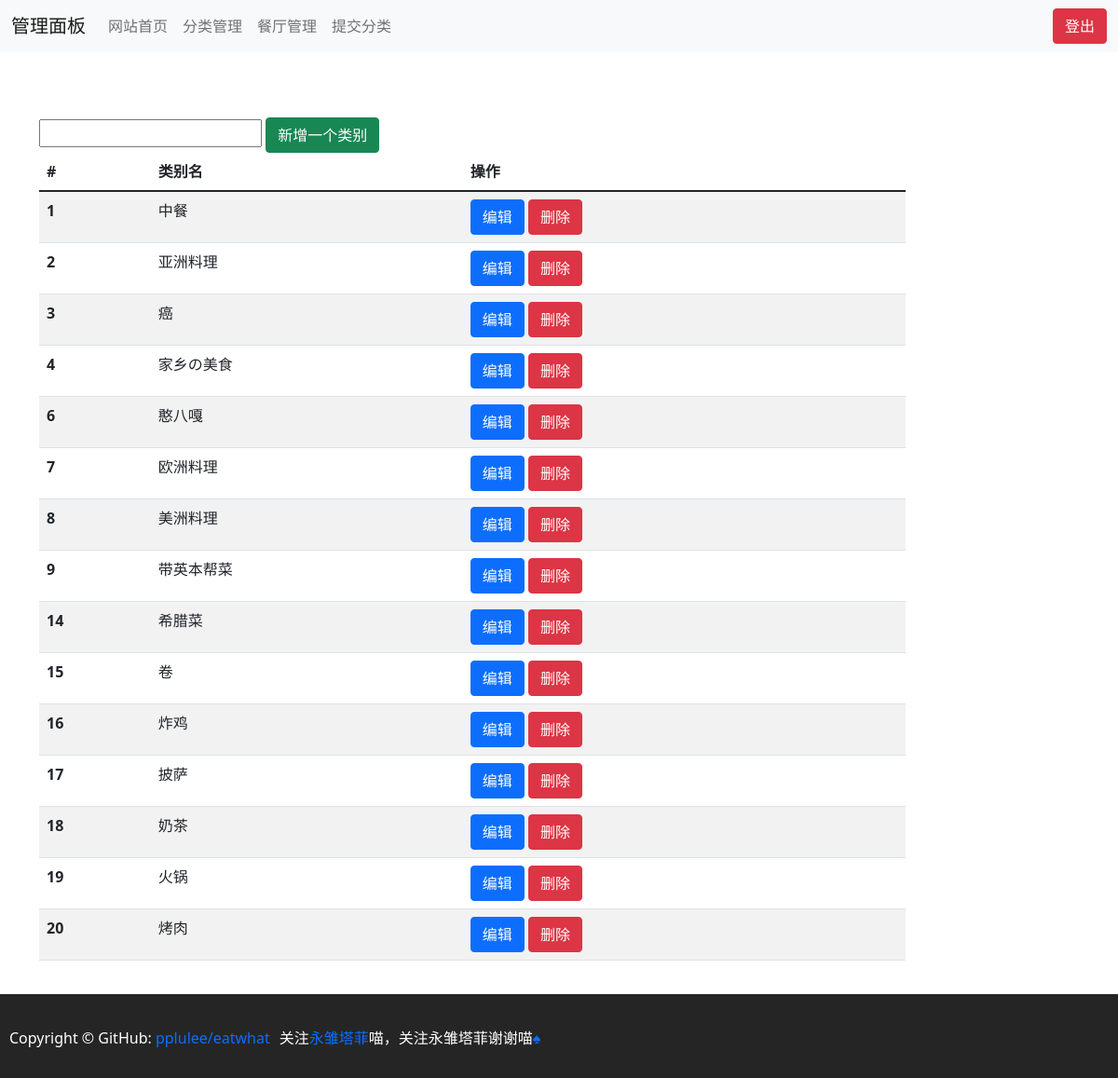
/admin/category.php (signed in), run on the app's committed database.
### tables this page shows
CREATE TABLE `category` (
  `id` tinyint(3) unsigned NOT NULL AUTO_INCREMENT,
  `name` text NOT NULL,
  PRIMARY KEY (`id`)
);

### admin/category.php (the view, shortened to what this page needs)
<?php
include("header.php");
?>
<head>
</head>
<body>
<div class="container" style="padding-top:70px; margin-bottom: 110px">
    <div class="col-md-10 center-block" style="float: none;">
        <div class="table-responsive">
            <form action="" method="post">
                <input type="text" name="category_name">
                <button type="submit" name="submit" class="btn btn-success">新增一个类别</button>
            </form>
            <table class="table table-striped">
                <thead>
                <tr>
                    <th scope="col">#</th>
                    <th scope="col">类别名</th>
                    <th scope="col">操作</th>
                </tr>
                </thead>
                <tbody>
                <?php
                $result = mysqli_query($conn, "SELECT id,name FROM category;");
                if (mysqli_num_rows($result) > 0) {
                    while ($row = mysqli_fetch_assoc($result)) {
                        echo "<tr><th scope='row'>{$row['id']}</th><td>{$row['name']}</td><td><a href='editcateg.php?action=edit&id={$row['id']}' class='btn btn-primary'>编辑</a> <a href='editcateg.php?action=delete&id={$row['id']}' class='btn btn-danger'>删除</a></td></tr>";
                    }
                }
                ?>
                </tbody>
            </table>
        </div>
    </div>
</div>
<?php
include("../footer.php");
?>
</body>

### data on the page
category: id "1", name "中餐"
category: id "2", name "亚洲料理"
category: id "3", name "癌"
category: id "4", name "家乡の美食"
category: id "6", name "憨八嘎"
category: id "7", name "欧洲料理"
category: id "8", name "美洲料理"
category: id "9", name "带英本帮菜"
category: id "14", name "希腊菜"
category: id "15", name "卷"
category: id "16", name "炸鸡"
category: id "17", name "披萨"
category: id "18", name "奶茶"
category: id "19", name "火锅"
category: id "20", name "烤肉"
